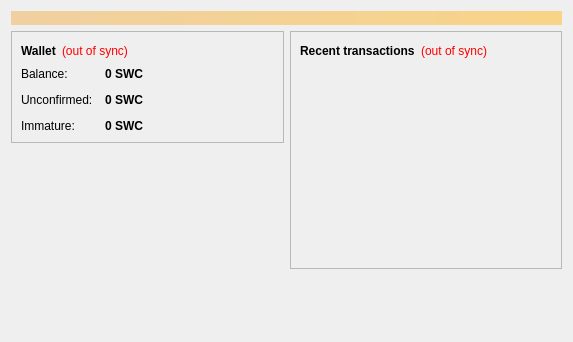
<?xml version="1.0" encoding="UTF-8"?>
<ui version="4.0">
 <class>OverviewPage</class>
 <widget class="QWidget" name="OverviewPage">
  <property name="geometry">
   <rect>
    <x>0</x>
    <y>0</y>
    <width>573</width>
    <height>342</height>
   </rect>
  </property>
  <property name="windowTitle">
   <string>Form</string>
  </property>
  <layout class="QVBoxLayout" name="topLayout">
   <item>
    <widget class="QLabel" name="labelAlerts">
     <property name="visible">
      <bool>false</bool>
     </property>
     <property name="styleSheet">
      <string notr="true">background-color: qlineargradient(x1: 0, y1: 0, x2: 1, y2: 0, stop:0 #F0D0A0, stop:1 #F8D488); color:#000000;</string>
     </property>
     <property name="wordWrap">
      <bool>true</bool>
     </property>
     <property name="margin">
      <number>3</number>
     </property>
    </widget>
   </item>
   <item>
    <layout class="QHBoxLayout" name="horizontalLayout" stretch="1,1">
     <item>
      <layout class="QVBoxLayout" name="verticalLayout_2">
       <item>
        <widget class="QFrame" name="frame">
         <property name="frameShape">
          <enum>QFrame::StyledPanel</enum>
         </property>
         <property name="frameShadow">
          <enum>QFrame::Raised</enum>
         </property>
         <layout class="QVBoxLayout" name="verticalLayout_4">
          <item>
           <layout class="QHBoxLayout" name="horizontalLayout_4">
            <item>
             <widget class="QLabel" name="label_5">
              <property name="font">
               <font>
                <weight>75</weight>
                <bold>true</bold>
               </font>
              </property>
              <property name="text">
               <string>Wallet</string>
              </property>
             </widget>
            </item>
            <item>
             <widget class="QLabel" name="labelWalletStatus">
              <property name="toolTip">
               <string>The displayed information may be out of date. Your wallet automatically synchronizes with the SunWenCoin network after a connection is established, but this process has not completed yet.</string>
              </property>
              <property name="styleSheet">
               <string notr="true">QLabel { color: red; }</string>
              </property>
              <property name="text">
               <string notr="true">(out of sync)</string>
              </property>
              <property name="alignment">
               <set>Qt::AlignLeading|Qt::AlignLeft|Qt::AlignVCenter</set>
              </property>
             </widget>
            </item>
            <item>
             <spacer name="horizontalSpacer_2">
              <property name="orientation">
               <enum>Qt::Horizontal</enum>
              </property>
              <property name="sizeHint" stdset="0">
               <size>
                <width>40</width>
                <height>20</height>
               </size>
              </property>
             </spacer>
            </item>
           </layout>
          </item>
          <item>
           <layout class="QFormLayout" name="formLayout_2">
            <property name="fieldGrowthPolicy">
             <enum>QFormLayout::AllNonFixedFieldsGrow</enum>
            </property>
            <property name="horizontalSpacing">
             <number>12</number>
            </property>
            <property name="verticalSpacing">
             <number>12</number>
            </property>
            <item row="0" column="0">
             <widget class="QLabel" name="label">
              <property name="text">
               <string>Balance:</string>
              </property>
             </widget>
            </item>
            <item row="0" column="1">
             <widget class="QLabel" name="labelBalance">
              <property name="font">
               <font>
                <weight>75</weight>
                <bold>true</bold>
               </font>
              </property>
              <property name="cursor">
               <cursorShape>IBeamCursor</cursorShape>
              </property>
              <property name="toolTip">
               <string>Your current balance</string>
              </property>
              <property name="text">
               <string notr="true">0 SWC</string>
              </property>
              <property name="textInteractionFlags">
               <set>Qt::LinksAccessibleByMouse|Qt::TextSelectableByKeyboard|Qt::TextSelectableByMouse</set>
              </property>
             </widget>
            </item>
            <item row="1" column="0">
             <widget class="QLabel" name="label_3">
              <property name="text">
               <string>Unconfirmed:</string>
              </property>
             </widget>
            </item>
            <item row="1" column="1">
             <widget class="QLabel" name="labelUnconfirmed">
              <property name="font">
               <font>
                <weight>75</weight>
                <bold>true</bold>
               </font>
              </property>
              <property name="cursor">
               <cursorShape>IBeamCursor</cursorShape>
              </property>
              <property name="toolTip">
               <string>Total of transactions that have yet to be confirmed, and do not yet count toward the current balance</string>
              </property>
              <property name="text">
               <string notr="true">0 SWC</string>
              </property>
              <property name="textInteractionFlags">
               <set>Qt::LinksAccessibleByMouse|Qt::TextSelectableByKeyboard|Qt::TextSelectableByMouse</set>
              </property>
             </widget>
            </item>
            <item row="2" column="0">
             <widget class="QLabel" name="labelImmatureText">
              <property name="text">
               <string>Immature:</string>
              </property>
             </widget>
            </item>
            <item row="2" column="1">
             <widget class="QLabel" name="labelImmature">
              <property name="font">
               <font>
                <weight>75</weight>
                <bold>true</bold>
               </font>
              </property>
              <property name="toolTip">
               <string>Mined balance that has not yet matured</string>
              </property>
              <property name="text">
               <string notr="true">0 SWC</string>
              </property>
              <property name="textInteractionFlags">
               <set>Qt::LinksAccessibleByMouse|Qt::TextSelectableByKeyboard|Qt::TextSelectableByMouse</set>
              </property>
             </widget>
            </item>
           </layout>
          </item>
         </layout>
        </widget>
       </item>
       <item>
        <spacer name="verticalSpacer">
         <property name="orientation">
          <enum>Qt::Vertical</enum>
         </property>
         <property name="sizeHint" stdset="0">
          <size>
           <width>20</width>
           <height>40</height>
          </size>
         </property>
        </spacer>
       </item>
      </layout>
     </item>
     <item>
      <layout class="QVBoxLayout" name="verticalLayout_3">
       <item>
        <widget class="QFrame" name="frame_2">
         <property name="frameShape">
          <enum>QFrame::StyledPanel</enum>
         </property>
         <property name="frameShadow">
          <enum>QFrame::Raised</enum>
         </property>
         <layout class="QVBoxLayout" name="verticalLayout">
          <item>
           <layout class="QHBoxLayout" name="horizontalLayout_2">
            <item>
             <widget class="QLabel" name="label_4">
              <property name="text">
               <string>&lt;b&gt;Recent transactions&lt;/b&gt;</string>
              </property>
             </widget>
            </item>
            <item>
             <widget class="QLabel" name="labelTransactionsStatus">
              <property name="toolTip">
               <string>The displayed information may be out of date. Your wallet automatically synchronizes with the SunWenCoin network after a connection is established, but this process has not completed yet.</string>
              </property>
              <property name="styleSheet">
               <string notr="true">QLabel { color: red; }</string>
              </property>
              <property name="text">
               <string notr="true">(out of sync)</string>
              </property>
              <property name="alignment">
               <set>Qt::AlignRight|Qt::AlignTrailing|Qt::AlignVCenter</set>
              </property>
             </widget>
            </item>
            <item>
             <spacer name="horizontalSpacer">
              <property name="orientation">
               <enum>Qt::Horizontal</enum>
              </property>
              <property name="sizeHint" stdset="0">
               <size>
                <width>40</width>
                <height>20</height>
               </size>
              </property>
             </spacer>
            </item>
           </layout>
          </item>
          <item>
           <widget class="QListView" name="listTransactions">
            <property name="styleSheet">
             <string notr="true">QListView { background: transparent; }</string>
            </property>
            <property name="frameShape">
             <enum>QFrame::NoFrame</enum>
            </property>
            <property name="verticalScrollBarPolicy">
             <enum>Qt::ScrollBarAlwaysOff</enum>
            </property>
            <property name="horizontalScrollBarPolicy">
             <enum>Qt::ScrollBarAlwaysOff</enum>
            </property>
            <property name="selectionMode">
             <enum>QAbstractItemView::NoSelection</enum>
            </property>
           </widget>
          </item>
         </layout>
        </widget>
       </item>
       <item>
        <spacer name="verticalSpacer_2">
         <property name="orientation">
          <enum>Qt::Vertical</enum>
         </property>
         <property name="sizeHint" stdset="0">
          <size>
           <width>20</width>
           <height>40</height>
          </size>
         </property>
        </spacer>
       </item>
      </layout>
     </item>
    </layout>
   </item>
  </layout>
 </widget>
 <resources/>
 <connections/>
</ui>
